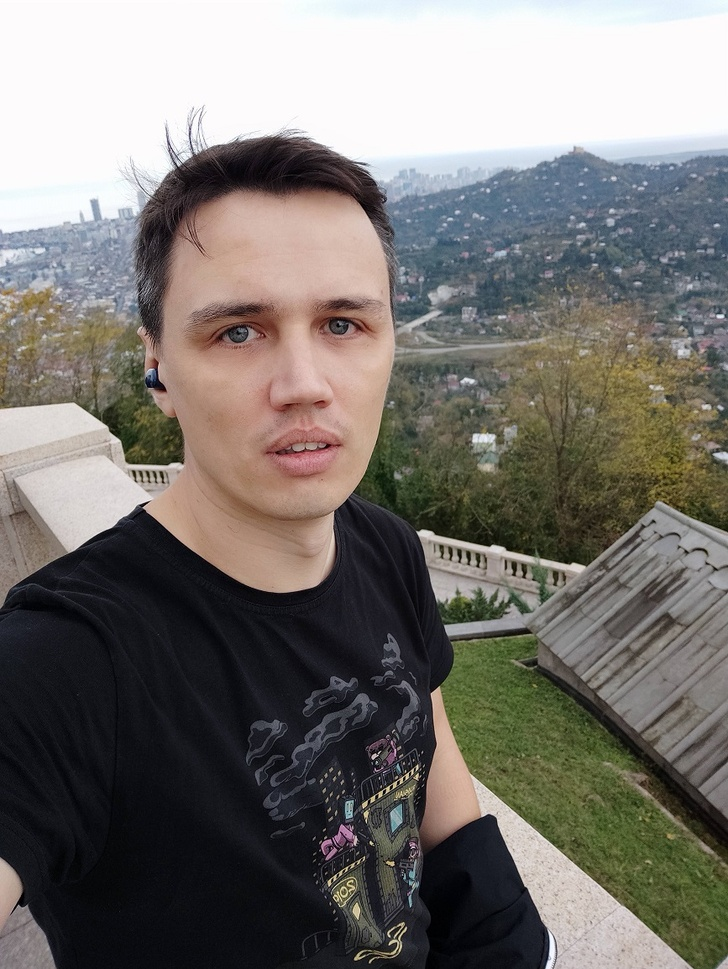
#> input picture 02_Website/website1/images/photo.jpg, 728 x 969 px, shrunk from 867 x 1154 before the run, given in place of the camera
$ python motion_detector.py
#> lines starting #> are read from the running program, lines starting #| are printed output that depends on the picture
from datetime import datetime
import cv2
import pandas

first_frame = None
isChanged=False

df = pandas.DataFrame(columns=['Start', 'End'])

video=cv2.VideoCapture(0)

while True:
    check, frame = video.read()
#> frame is the input picture: shape (969, 728, 3); mean B, G, R 111.1, 115.7, 119.5
    isChangedCurrent=False

    gray=cv2.cvtColor(frame,cv2.COLOR_BGR2GRAY)
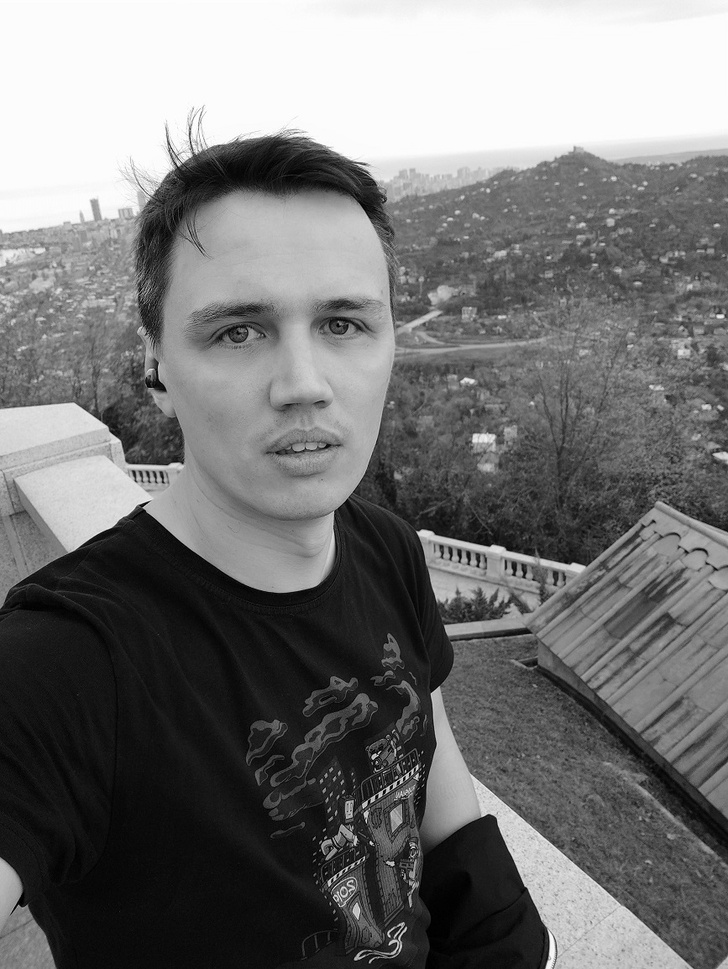
#> gray: shape (969, 728); min 0, max 255, mean 116.3
    gray=cv2.GaussianBlur(gray,(21,21),0)
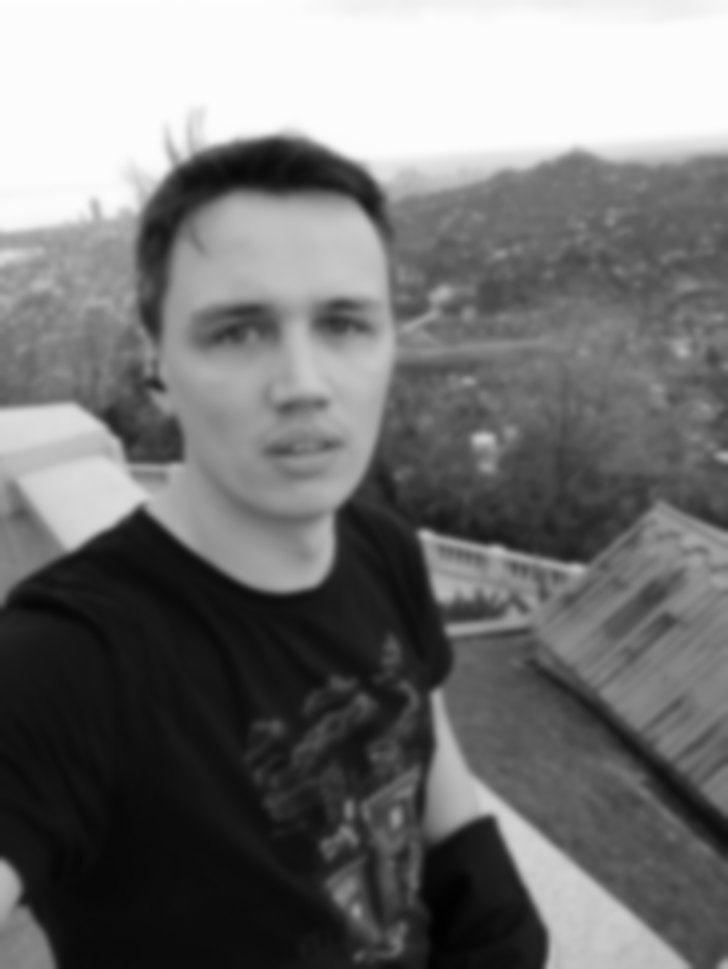
#> gray: shape (969, 728); min 2, max 253, mean 116.3

    if first_frame is None:
        first_frame=gray

    diff_frame=cv2.absdiff(first_frame,gray)
#> diff_frame: shape (969, 728); every value is 0

    thresh_frame=cv2.threshold(diff_frame,30,255,cv2.THRESH_BINARY)[1]
    thresh_frame=cv2.dilate(thresh_frame, None, iterations=2)

    (cnts,_)=cv2.findContours(thresh_frame.copy(),cv2.RETR_EXTERNAL,cv2.CHAIN_APPROX_SIMPLE)
#> cnts = []

    for contour in cnts:
        if cv2.contourArea(contour)>1000:
            (x,y,w,h)=cv2.boundingRect(contour)
            cv2.rectangle(gray,(x,y),(x+w,y+h),(0,255,0),3)
            isChangedCurrent=True
#> this loop made 0 passes

    if isChanged!=isChangedCurrent:

        if isChangedCurrent:
            df=df.append({'Start':datetime.now(), 'End':None}, ignore_index=True)
        else:
            df["End"].iloc[-1]=datetime.now()

        isChanged=isChangedCurrent

    cv2.imshow('Gray',gray)
    cv2.imshow('Difference',diff_frame)
    cv2.imshow('Thres',thresh_frame)

    key = cv2.waitKey(100)
#> (key Esc is pressed here)
    if key==27:    # Esc key to stop
        break

video.release()
cv2.destroyAllWindows

#> (the run stopped early here; a loop or call above may not have finished)
